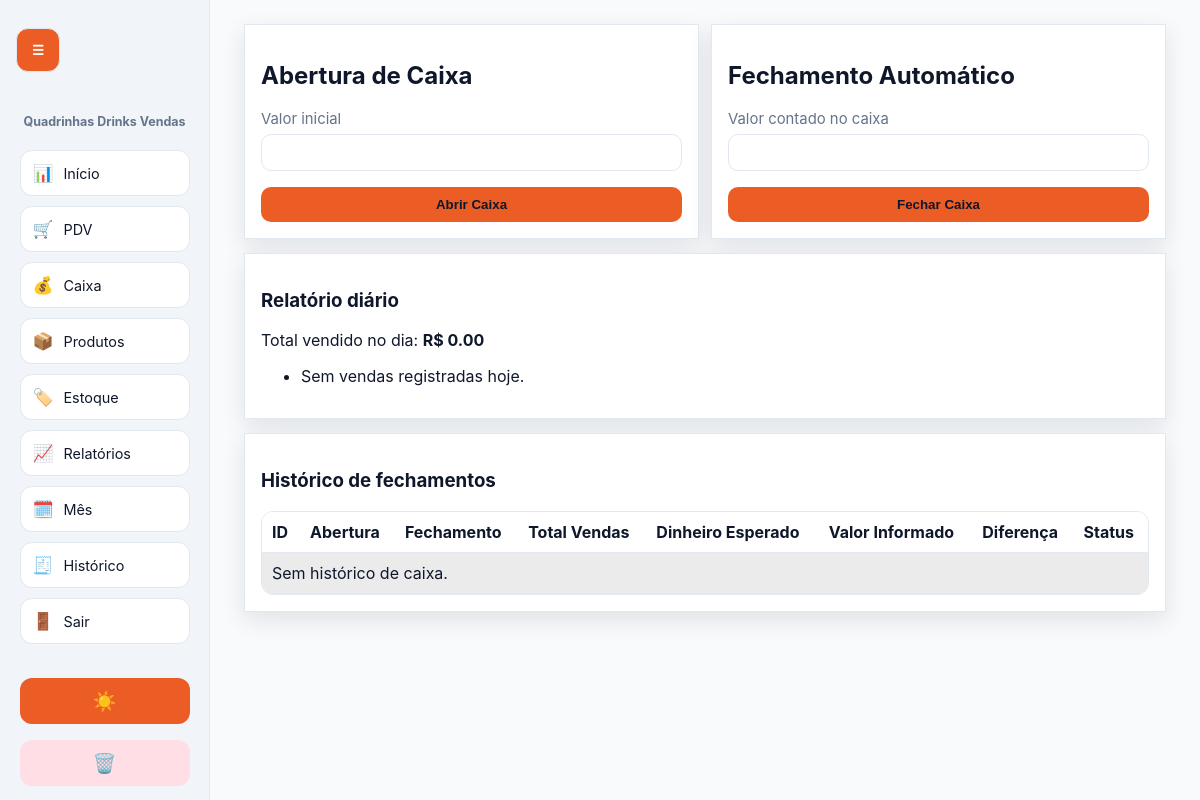
The page /cash (signed in) on the database as committed earlier.
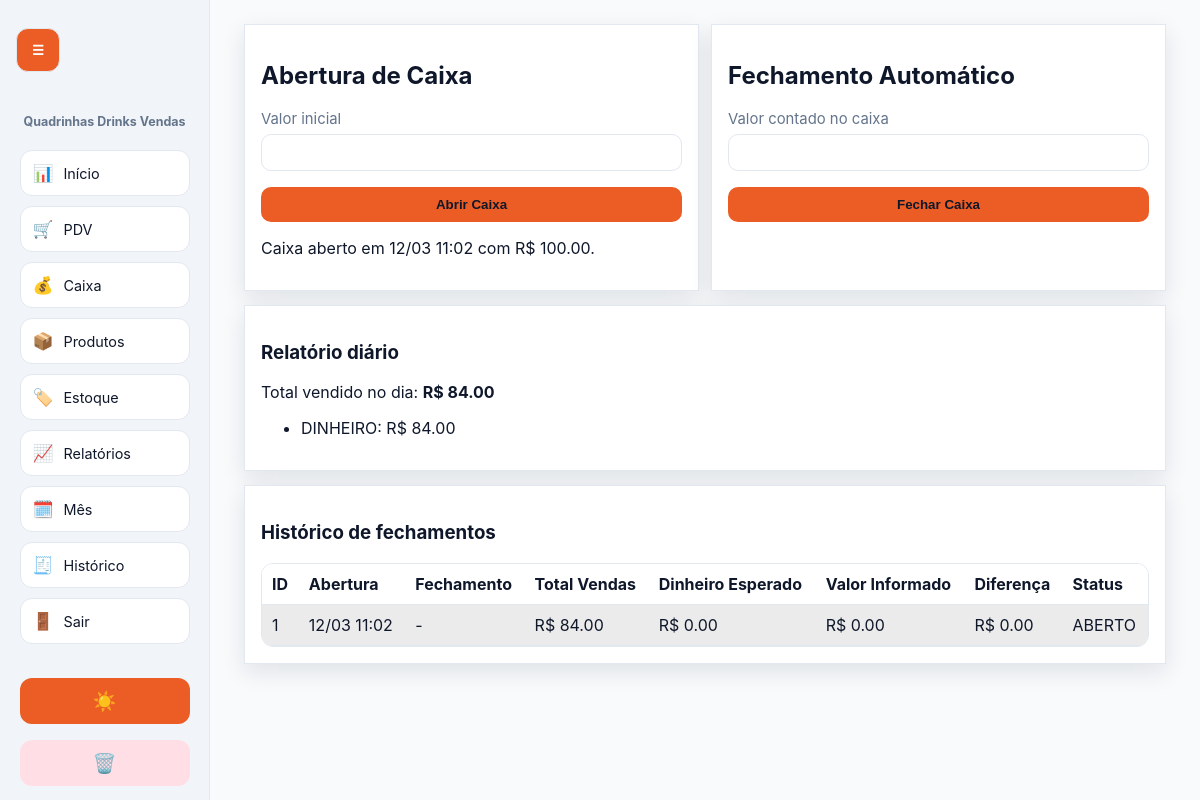
The same page on the database as committed later.
### tables this page shows
CREATE TABLE cash_sessions (
            id INTEGER PRIMARY KEY AUTOINCREMENT,
            opened_at TEXT NOT NULL,
            closed_at TEXT,
            opening_amount REAL NOT NULL,
            closing_amount_reported REAL,
            expected_cash REAL,
            cash_difference REAL,
            total_sales REAL DEFAULT 0,
            status TEXT NOT NULL DEFAULT 'OPEN'
        );

### app.py (the view, shortened to what this page needs)
@app.route("/cash", methods=["GET", "POST"])
def cash():
    redirect_resp = require_login()
    if redirect_resp:
        return redirect_resp
    db = get_db()
    open_session = db.execute(
        "SELECT * FROM cash_sessions WHERE status = 'OPEN' ORDER BY id DESC LIMIT 1"
    ).fetchone()
    history = db.execute("SELECT * FROM cash_sessions ORDER BY id DESC LIMIT 30").fetchall()
    report = db.execute(
        """
        SELECT payment_method, COALESCE(SUM(total),0) AS total
        FROM sales
        WHERE status = 'ACTIVE' AND created_at >= ?
        GROUP BY payment_method
        """,
        (datetime.now().replace(hour=0, minute=0, second=0, microsecond=0).isoformat(),),
    ).fetchall()
    total_day = db.execute(
        "SELECT COALESCE(SUM(total),0) AS total FROM sales WHERE status = 'ACTIVE' AND created_at >= ?",
        (datetime.now().replace(hour=0, minute=0, second=0, microsecond=0).isoformat(),),
    ).fetchone()["total"]
    return render_template("cash.html", open_session=open_session, history=history, report=report, total_day=total_day)

### app.py (called while the page is built)
def get_db() -> sqlite3.Connection:
    if "db" not in g:
        conn = sqlite3.connect(DB_PATH)
        conn.row_factory = sqlite3.Row
        conn.execute("PRAGMA foreign_keys = ON")
        g.db = conn
    return g.db

def require_login():
    if "user_id" not in session:
        flash("Faça login para acessar o sistema.", "warning")
        return redirect(url_for("login"))
    return None

def fmt_dt(value: str | None) -> str:
    if not value:
        return "-"
    try:
        dt = datetime.fromisoformat(value)
        return dt.strftime("%d/%m %H:%M")
    except ValueError:
        return value

def label_status(value: str | None) -> str:
    if not value:
        return "-"
    return STATUS_LABELS.get(value, value)

@app.context_processor
def inject_branding() -> dict[str, str]:
    return {
        "logo_path": app.config["LOGO_PATH"],
        "favicon_path": app.config["FAVICON_PATH"],
        "asset_version": int(datetime.now().timestamp()) // 3600,
    }

### templates/cash.html (shortened to what this page needs)
{% extends 'base.html' %}
{% block content %}
<section class="grid two">
  <article class="card">
    <h2>Abertura de Caixa</h2>
    <form method="post">
      <label>
        Valor inicial
        <input type="number" step="0.01" name="opening_amount" required>
      </label>
      <button type="submit">Abrir Caixa</button>
    </form>
    {% if open_session %}
      <p>
        Caixa aberto em {{ open_session['opened_at']|fmt_dt }}
        com R$ {{ '%.2f'|format(open_session['opening_amount']) }}.
      </p>
    {% endif %}
  </article>
  <article class="card">
    <h2>Fechamento Automático</h2>
    <form method="post">
      <label>
        Valor contado no caixa
        <input type="number" step="0.01" name="closing_amount_reported" required>
      </label>
      <button type="submit">Fechar Caixa</button>
    </form>
  </article>
</section>
<section class="card">
  <h3>Relatório diário</h3>
  <p>Total vendido no dia: <b>R$ {{ '%.2f'|format(total_day) }}</b></p>
  <ul>
    {% for r in report %}
      <li>{{ r['payment_method'] }}: R$ {{ '%.2f'|format(r['total']) }}</li>
    {% else %}
      <li>Sem vendas registradas hoje.</li>
    {% endfor %}
  </ul>
</section>
<section class="card">
  <h3>Histórico de fechamentos</h3>
  <table>
    <tr>
      <th>ID</th>
      <th>Abertura</th>
      <th>Fechamento</th>
      <th>Total Vendas</th>
      <th>Dinheiro Esperado</th>
      <th>Valor Informado</th>
      <th>Diferença</th>
      <th>Status</th>
    </tr>
    {% for h in history %}
      <tr>
        <td>{{ h['id'] }}</td>
        <td>{{ h['opened_at']|fmt_dt }}</td>
        <td>{{ h['closed_at']|fmt_dt }}</td>
        <td>R$ {{ '%.2f'|format(h['total_sales'] or 0) }}</td>
        <td>R$ {{ '%.2f'|format(h['expected_cash'] or 0) }}</td>
        <td>R$ {{ '%.2f'|format(h['closing_amount_reported'] or 0) }}</td>
        <td>R$ {{ '%.2f'|format(h['cash_difference'] or 0) }}</td>
        <td>{{ h['status']|label_status }}</td>
      </tr>
    {% else %}
      <tr>
        <td colspan="8">Sem histórico de caixa.</td>
      </tr>
    {% endfor %}
  </table>
</section>
{% endblock %}

Rows that differ between the two databases and show on the page:
added cash_sessions: opened_at|fmt_dt "12/03 11:02", opening_amount "100.00", id "1", closed_at|fmt_dt "-", total_sales "84.00", h "0.00", status|label_status "ABERTO"
Other text that changed with them:
{{ '%.2f'|format(total_day) }}: "0.00" → "84.00"
text no longer shown: "Sem vendas registradas hoje. Sem histórico de caixa."
text now shown: "Caixa aberto em com R$ ."
new list line: "DINHEIRO : R$ 84.00"
